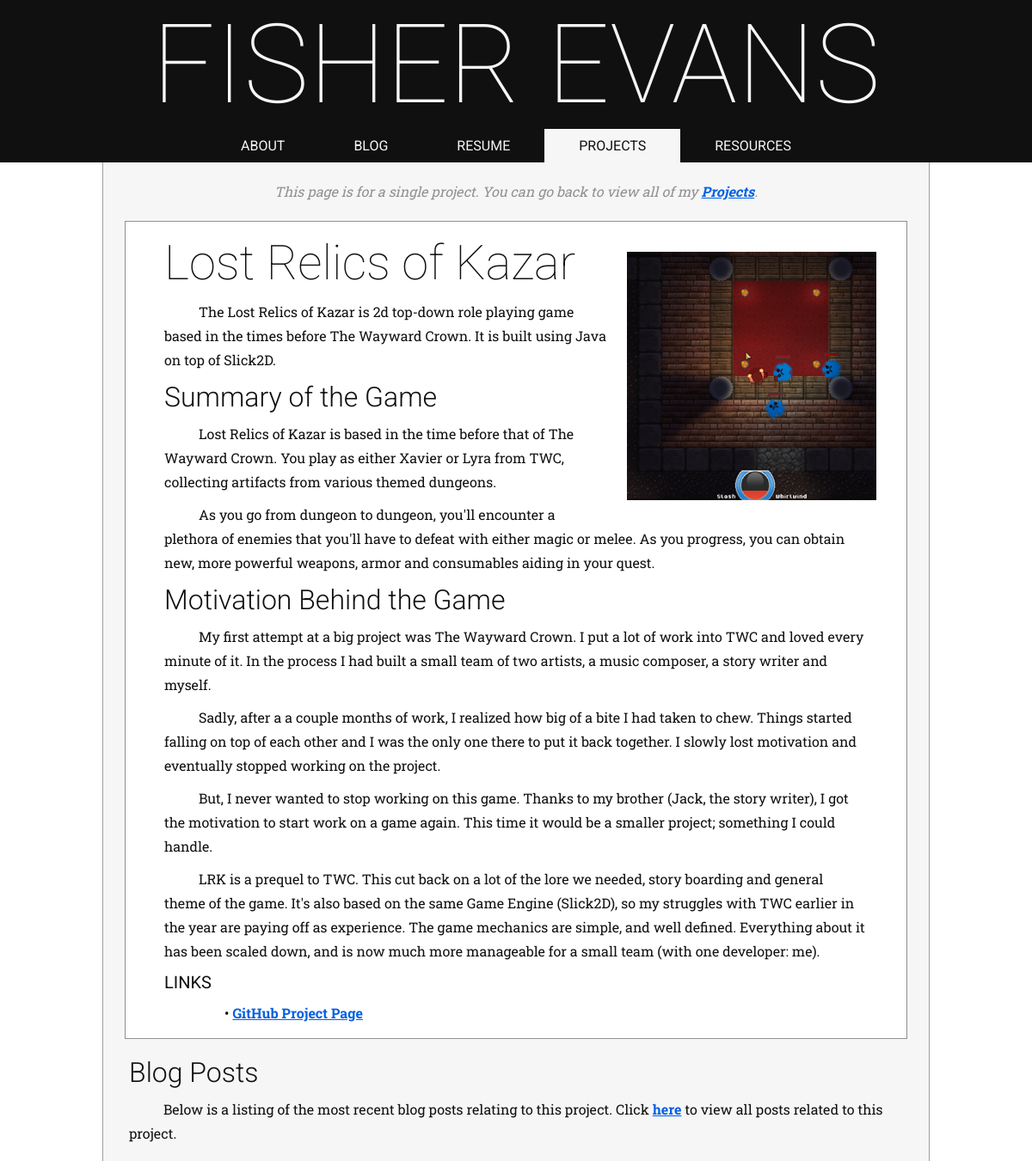
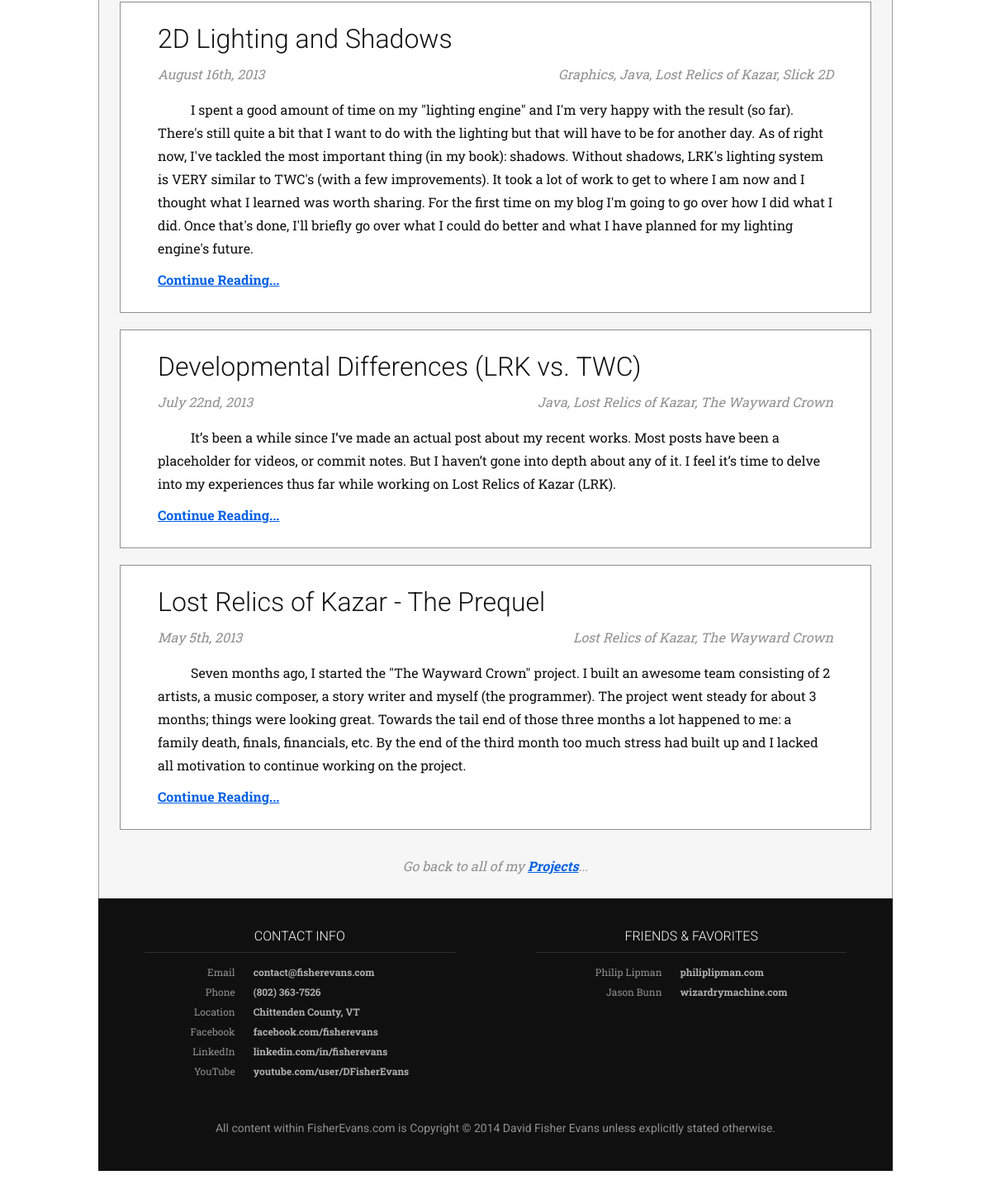
The app's page /projects/lrk with its own data (2 pictures, top to bottom).
### tables this page shows
CREATE TABLE IF NOT EXISTS `navigation` (
  `id` int(5) NOT NULL AUTO_INCREMENT,
  `page_id` varchar(100) NOT NULL,
  `sequence` int(5) NOT NULL,
  PRIMARY KEY (`id`),
  UNIQUE KEY `page_id_UNIQUE` (`page_id`)
);

CREATE TABLE IF NOT EXISTS `pages` (
  `id` varchar(255) NOT NULL,
  `title` varchar(255) NOT NULL,
  `content` text NOT NULL,
  PRIMARY KEY (`id`),
  UNIQUE KEY `title_UNIQUE` (`title`)
);

CREATE TABLE IF NOT EXISTS `projects` (
  `id` varchar(255) NOT NULL,
  `tag_id` varchar(255) NOT NULL,
  `intro_content` text NOT NULL,
  `main_content` text NOT NULL,
  `name` varchar(255) NOT NULL,
  `image_location` varchar(255) NOT NULL,
  PRIMARY KEY (`id`),
  UNIQUE KEY `tag_id_UNIQUE` (`tag_id`),
  UNIQUE KEY `name_UNIQUE` (`name`)
);

CREATE TABLE IF NOT EXISTS `posts` (
  `id` varchar(255) NOT NULL,
  `intro_content` text NOT NULL,
  `main_content` text NOT NULL,
  `title` varchar(255) NOT NULL,
  `post_date` datetime NOT NULL,
  PRIMARY KEY (`id`),
  UNIQUE KEY `id_UNIQUE` (`id`)
);

CREATE TABLE IF NOT EXISTS `tags` (
  `id` varchar(255) NOT NULL,
  `name` varchar(255) NOT NULL,
  PRIMARY KEY (`id`)
);

### blog.php (the view, shortened to what this page needs)
<?php
    $currentTag = "";
    function fetchPostTags($postId) {
        $query = mysql_query("SELECT t.id, t.name FROM posts_to_tags AS ptt, tags AS t WHERE ptt.post_id='$postId' AND ptt.tag_id=t.id;");
        $tags = array();
        while($tag = mysql_fetch_array($query))
            array_push($tags, $tag);
        return $tags;
    }
    function fetchTagPostsLimit($tagId, $limit) {
        $query = mysql_query("SELECT p.id, p.title, p.intro_content, p.post_date FROM posts AS p, posts_to_tags AS ptt WHERE ptt.tag_id='$tagId' AND ptt.post_id=p.id order by post_date desc LIMIT $limit;");
        $posts = array();
        while($post = mysql_fetch_array($query))
            array_push($posts, $post);
        return $posts;
    }
    function getTagList($postId) {
        $tags = fetchPostTags($postId);
        $list = "";
        $id = 0;
        foreach($tags as $tag) {
            if($id++ > 0) $list .= ", ";
            $list .= '<a class="tagLink';
            $list .= '" href="/blog/tags/' . $tag['id'] . '">' . $tag['name'] . '</a>';
        }
        return $list;
    }
    function getPostSummaries($posts, $heading) {
        $content = "";
        foreach($posts as $post) {
            $content .= '<div class="contentBlock"><h2 class="headerLink" onClick="javascript:' . "window.location.assign('/blog/post/" . $post['id'] . "');" . '">' . $post['title'] . '</h2>';
            $content .= '<p class="blogPostTagline time">' . date("F jS, Y", strtotime($post['post_date'])) . '</p>';
            $content .= '<p class="blogPostTagline tags">' . getTagList($post['id']) . '</p>';
            $content .= '<div class="spacer"></div><p class="blogPostOpeneing">' . $post['intro_content'] . '</p>';
            $content .= '<p class="readMore"><a href="/blog/post/' . $post['id'] . '">Continue Reading...</a></div>';
        }
        return $content;
    }
?>

### projects.php (shortened to what this page needs)
<?php
    $postsToShow = 3;
    function fetchProject($projectId) {
        $query = mysql_query("SELECT * FROM projects WHERE id='$projectId';");
        return mysql_fetch_array($query);
    }
    function getProject($project) {
        $content = '<p class="topNotification">This page is for a single project. You can go back to view all of my <a href="/projects">Projects</a>.</p>';
        $content .= "<div class='contentBlock'>";
        $content .= "<img class='projectLogo' src='" . $project['image_location'] . "' />";
        $content .= '<h1 class="headerLink" onClick="javascript:' . "window.location.assign('/projects/" . $project['id'] . "');" . '">' . $project['name'] . '</h1>';
        $content .= '<p>' . $project['intro_content'] . '</p>';
        $content .= $project['main_content'] . "</div>";
        global $postsToShow;
        $posts = fetchTagPostsLimit($project['tag_id'], $postsToShow);
        if(sizeof($posts) > 0) {
            $content .= '<h2>Blog Posts</h2><p>Below is a listing of the most recent blog posts relating to this project. Click <a href="/blog/tags/' . $project['tag_id'] . '">here</a> to view all posts related to this project.';
            $content .= getPostSummaries($posts, "h3");
        }
        $content .= '<p class="topNotification">Go back to all of my <a href="/projects">Projects</a>...</p>';
        return $content;
    }
    function getProjectsContent($path) {
        include('blog.php');
        $action = array_shift($path);
        if($action == "") {
            $title = "Projects" . $title;
            $content = '<h1>Projects</h1><p>Below is a list of personal (and maybe some group) projects that I thought deserved their own page. Feel free to contact me (see the footer) if you\'de like to know more about a certain project or endeavor.</p>';
            $content .= '<p class="subtitle">The following projects are listed in order of their most recent blog post activity.</p>';
            foreach(fetchProjects() as $project) {
                $content .= getProjectSummary($project);
            }
            return $content;
        } else {
            $project = fetchProject($action);
            if($project == null)
                return get404();
            else {
                return getProject($project);
            }
        }
        return "<h1>Projects</h1>";
    }
?>

### index.php (shortened to what this page needs)
<?php
    $pageContent = "null";
    $title = " | FisherEvans.com";
    include('global_functions.php');
    $URL = explode('?', $_SERVER['REQUEST_URI']);
    $URL[0] = preg_replace("/[^0-9a-z\-\/]/", "", preg_replace("/^\//", "", strtolower($URL[0])));
    $URI = explode('/', $URL[0]);
    $baseResource = array_shift($URI);
    switch($baseResource) {
        case "projects":
            include('projects.php');
            $pageContent = getProjectsContent($URI);
            break;
    }
?>
<!DOCTYPE html>
<html>
    <head>
        <link href="/css/prism.css" rel="stylesheet" />
        <link href='/css/style_global.css' rel='stylesheet' type='text/css' media="all">
        <link href='/css/style_big.css' rel='stylesheet' type='text/css' media="all and (max-width:1050px)">
        <link href='/css/style_small.css' rel='stylesheet' type='text/css' media="all and (max-width:700px)">
    </head>
    <body>
        <div id="header">
            <span id="title">Fisher Evans</span>
            <div id="nav">
                <?php
                    foreach(fetchNavigation() as $nav) {
                        echo getNavLink($nav['page_id'], getPagetitle($nav['page_id']));
                    }
                ?>
            </div>
        </div>
        <div class="page">
            <?php
                echo $pageContent;
            ?>
        </div>
        <div class="page" id="footer">
            <div class="footerHalf">
                <h4>CONTACT INFO</h4>
                <table cell-spacing=0>
                    <tr>
                        <td class="left">Email</td>
                        <td class="right"><a href="mailto:contact@fisherevans.com">contact@fisherevans.com</a></td>
                    </tr>
                    <tr>
                        <td class="left">Phone</td>
                        <td class="right"><a href="tel:8023637526">(802) 363-7526</a></td>
                    </tr>
                    <tr>
                        <td class="left">Location</td>
                        <td class="right"><a target="_blank" href="https://www.google.com/maps/place/Chittenden+County/@44.4380375,-73.0638627,108486m/data=!3m2!1e3!4b1!4m2!3m1!1s0x4cb587b3309b2fdf:0x24998da66abb959c?hl=en">Chittenden County, VT</a></td>
                    </tr>
                    <tr>
                        <td class="left">Facebook</td>
                        <td class="right"><a target="_blank" href="https://www.facebook.com/fisherevans">facebook.com/fisherevans</a></td>
                    </tr>
                    <tr>
                        <td class="left">LinkedIn</td>
                        <td class="right"><a target="_blank" href="http://www.linkedin.com/in/fisherevans/">linkedin.com/in/fisherevans</a></td>
                    </tr>
                    <tr>
                        <td class="left">YouTube</td>
                        <td class="right"><a target="_blank" href="http://www.youtube.com/user/DFisherEvans">youtube.com/user/DFisherEvans</a></td>
                    </tr>
                </table>
            </div>
            <div class="footerHalf">
            <h4>FRIENDS & FAVORITES</h4>
            <table cell-spacing=0>
                <tr>
                    <td class="left">Philip Lipman</td>
                    <td class="right"><a target="_blank" href="http://www.philiplipman.com/">philiplipman.com</a></td>
                </tr>
                <tr>
                    <td class="left">Jason Bunn</td>
                    <td class="right"><a target="_blank" href="http://wizardrymachine.com/">wizardrymachine.com</a></td>
                </tr>
            </table>
            </div>
            <p>All content within FisherEvans.com is Copyright &copy; 2014 David Fisher Evans unless explicitly stated otherwise.</p>
        </div>
    </body>
</html>

### global_functions.php (shortened to what this page needs)
<?php
    function getPagetitle($pageId) {
        $query = mysql_query("SELECT title FROM pages WHERE id='" . $pageId . "';");
        $result = mysql_fetch_array($query);
        return $result['title'];
    }
    function fetchNavigation() {
        $query = mysql_query("SELECT * FROM navigation order by sequence asc;");
        $navs = array();
        while($nav = mysql_fetch_array($query))
            array_push($navs, $nav);
        return $navs;
    }
    function getNavLink($pageId, $label) {
        global $baseResource;
        $tag = '<a class="navLink fadeColor';
        if($pageId == $baseResource)
            $tag .= ' selected';
        $tag .= '" href="/' . $pageId . '">' . $label . "</a>\n";
        return $tag;
    }
?>

### css/style_big.css (style rules this page uses)
#title { font-weight:100; font-size:96px; }
.page { width:90%; max-width:800px; }
.navLink { padding:10px 30px; }

### css/style_small.css (style rules this page uses)
body { padding-top:40px; }
#header { position:fixed; top:0px; height:40px; min-width:300px; }
#title { font-weight:300; font-size: 32px; text-align:left; line-height:40px; padding-left:10px; width:auto; }
#nav { max-height:0px; overflow:hidden; border:1px solid #101010; }
.navLink { font-size: 12px; display:block; width:100%; padding:10px 0px; }
.contentBlock { padding:10px; margin:10px 5px; border:1px solid #909090; }
.page { width:100%; border:0px; }
p, h1, h2, h3 { margin:10px 10px; }
h1 { margin-top:0px; font-size: 32px; }
h2 { font-size: 24px; font-weight:400; }
h3 { font-size: 16px; font-weight:700; }
p { font-size: 14px; line-height:24px; font-weight: 400; text-indent: 40px; }
.page a { font-size: 14px; }
p.blogPostTagline.time { padding-left:10px; }
p.blogPostTagline.tags { padding-right:10px; }
p.blogPostOpeneing { padding-top:30px; }
span.bullet { font-size: 14px; line-height:24px; padding-left:35px; }
.page img.projectLogo { float:none; display:block; border:0px; width:40%; padding:0px 25%; text-align:center; }
#footer { margin-bottom:0px; padding:15px 0px; border:0px; }
#footer .footerHalf { width:95%; padding:20px 0px; display:inline-block; text-align: center; vertical-align: top; }

### records on screen
navigation: page.title "ABOUT"
navigation: page.title "BLOG"
navigation: page.title "RESUME"
navigation: page.title "PROJECTS"
navigation: page.title "RESOURCES"
projects: image_location (picture), name "Lost Relics of Kazar", intro_content "The Lost Relics of Kazar is 2d top-down role playing game based in the times before The Wayward Crown. It is built using Java on top of Slick2D.", main_content "Summary of the Game Lost Relics of Kazar is based in the time before that of The Wayward Crown. You play as either Xavier or Lyra from TWC, collecting artifacts from various themed dungeons. As you go from dungeon to dungeon, you'll encounter a plethora of enemies that you'll have to defeat with either magic or melee. As you progress, you can obtain new, more powerful weapons, armor and consumables aiding in your quest. Motivation Behind the Game My first attempt at a big project was The Wayward Crown. I put a lot of work into TWC and loved every minute of it. In the process I had built a small team of two artists, a music composer, a story writer and myself. Sadly, after a a couple months…"
posts: title "2D Lighting and Shadows", post_date "August 16th, 2013", intro_content "I spent a good amount of time on my \"lighting engine\" and I'm very happy with the result (so far). There's still quite a bit that I want to do with the lighting but that will have to be for another day. As of right now, I've tackled the most important thing (in my book): shadows. Without shadows, LRK's lighting system is VERY similar to TWC's (with a few improvements). It took a lot of work to get to where I am now and I thought what I learned was worth sharing. For the first time on my blog I'm going to go over how I did what I did. Once that's done, I'll briefly go over what I could do better and what I have planned for my lighting engine's future."
tags: name "Graphics"
tags: value ",", name "Java"
tags: value ",", name "Lost Relics of Kazar"
tags: value ",", name "Slick 2D"
posts: title "Developmental Differences (LRK vs. TWC)", post_date "July 22nd, 2013", intro_content "It’s been a while since I’ve made an actual post about my recent works. Most posts have been a placeholder for videos, or commit notes. But I haven’t gone into depth about any of it. I feel it’s time to delve into my experiences thus far while working on Lost Relics of Kazar (LRK)."
tags: value ",", name "The Wayward Crown"
posts: title "Lost Relics of Kazar - The Prequel", post_date "May 5th, 2013", intro_content "Seven months ago, I started the \"The Wayward Crown\" project. I built an awesome team consisting of 2 artists, a music composer, a story writer and myself (the programmer). The project went steady for about 3 months; things were looking great. Towards the tail end of those three months a lot happened to me: a family death, finals, financials, etc. By the end of the third month too much stress had built up and I lacked all motivation to continue working on the project."
